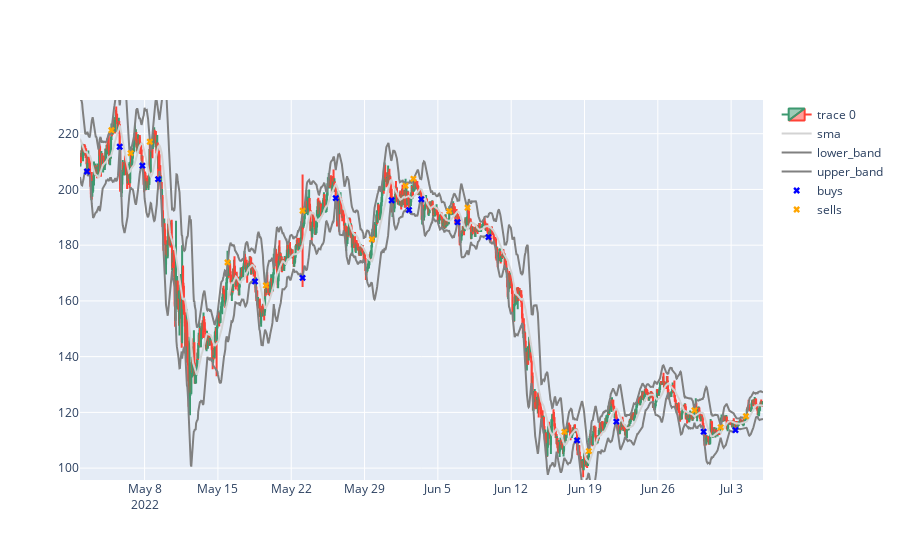

Notebook source saved alongside this figure:
### Code cell
import pandas as pd
from plot_utils import plot_results

df = pd.read_csv('XMR_Jun1922_Jul0622_1h.csv')

def sma(data, window):
    return(data.rolling(window = window).mean())

def bollinger_band(data, sma, window, nstd):
    std = data.rolling(window = window).std()
    upper_band = sma + std * nstd
    lower_band = sma - std * nstd
    
    return upper_band, lower_band

#symbols = ['BTC','ETH','LTC']
symbols = ['XMR']

nstd = 3

for symbol in symbols:
    df[f'{symbol}_sma'] = sma(df[f'{symbol}-USD_Open'], 20)
    df[f'{symbol}_upper_band'], df[f'{symbol}_lower_band'] = bollinger_band(df[f'{symbol}-USD_Open'], df[f'{symbol}_sma'], 20, nstd)
    
df.dropna(inplace=True)

class TradingEnv:
    def __init__(self, balance_amount, balance_unit, trading_fee_multiplier):
        self.balance_amount = balance_amount
        self.balance_unit = balance_unit
        self.buys = []
        self.sells = []
        self.trading_fee_multiplier = trading_fee_multiplier
        
    def buy(self, symbol, buy_price, time):
        self.balance_amount = (self.balance_amount / buy_price) * self.trading_fee_multiplier
        self.balance_unit = symbol
        self.buys.append([symbol, time, buy_price])
        
    def sell(self, sell_price, time):
        self.balance_amount = self.balance_amount * sell_price * self.trading_fee_multiplier
        self.sells.append( [self.balance_unit, time, sell_price] )
        self.balance_unit = 'USDT'

# VIP level 0, paying fees with BNB = 0.075%
env = TradingEnv(balance_amount=100,balance_unit='USDT', trading_fee_multiplier=0.99925)

for i in range(len(df)):
    if env.balance_unit == 'USDT':
        for symbol in symbols:
            if df[f'{symbol}-USD_Low'].iloc[i] < df[f'{symbol}_lower_band'].iloc[i]: #buy signal
                env.buy(symbol, df[f'{symbol}_lower_band'].iloc[i], df['OpenTime'].iloc[i])
                break
                
    if env.balance_unit != 'USDT':
        if df[f'{env.balance_unit}-USD_High'].iloc[i] > df[f'{env.balance_unit}_upper_band'].iloc[i]: #sell signal
            env.sell(df[f'{env.balance_unit}_upper_band'].iloc[i], df['OpenTime'].iloc[i])

if env.balance_unit != 'USDT':
    env.sell(df[f'{env.balance_unit}-USD_Close'].iloc[-1], df['OpenTime'].iloc[-1])

print(f'num buys: {len(env.buys)}')
print(f'num sells: {len(env.sells)}')
print(f'ending balance: {env.balance_amount} {env.balance_unit}')

plot_results(df, 'XMR', env.buys, env.sells)

### Figure 1 — Plotly figure (JSON) as saved in the notebook; plotly's stock layout.template omitted (floating-point values rounded to 4 significant figures; data arrays with more than 128 entries replaced by an {"elided": "..."} marker saying what was removed)
{"data": [{"close": {"elided": "1566 float values"}, "high": {"elided": "1566 float values"}, "low": {"elided": "1566 float values"}, "open": {"elided": "1566 float values"}, "type": "candlestick", "x": {"elided": "1566 str values"}}, {"line": {"color": "lightgrey"}, "mode": "lines", "name": "sma", "type": "scatter", "x": {"elided": "1566 str values"}, "y": {"elided": "1566 float values"}}, {"line": {"color": "grey"}, "mode": "lines", "name": "lower_band", "type": "scatter", "x": {"elided": "1566 str values"}, "y": {"elided": "1566 float values"}}, {"line": {"color": "grey"}, "mode": "lines", "name": "upper_band", "type": "scatter", "x": {"elided": "1566 str values"}, "y": {"elided": "1566 float values"}}, {"marker": {"color": "blue", "symbol": "x"}, "mode": "markers", "name": "buys", "type": "scatter", "x": ["2022-05-02 12:00:00", "2022-05-05 15:00:00", "2022-05-07 19:00:00", "2022-05-09 07:00:00", "2022-05-18 13:00:00", "2022-05-23 02:00:00", "2022-05-26 06:00:00", "2022-05-31 14:00:00", "2022-06-02 06:00:00", "2022-06-03 10:00:00", "2022-06-06 21:00:00", "2022-06-09 20:00:00", "2022-06-18 07:00:00", "2022-06-22 01:00:00", "2022-06-30 09:00:00", "2022-07-03 10:00:00"], "y": [206.4, 215.3, 208.5, 203.7, 167.0, 168.3, 196.9, 196.1, 192.6, 196.5, 188.3, 182.9, 110.0, 116.7, 113.1, 113.6]}, {"marker": {"color": "orange", "symbol": "x"}, "mode": "markers", "name": "sells", "type": "scatter", "x": ["2022-05-04 20:00:00", "2022-05-06 16:00:00", "2022-05-08 12:00:00", "2022-05-15 22:00:00", "2022-05-19 14:00:00", "2022-05-23 02:00:00", "2022-05-29 17:00:00", "2022-06-01 22:00:00", "2022-06-02 16:00:00", "2022-06-06 02:00:00", "2022-06-07 20:00:00", "2022-06-17 02:00:00", "2022-06-19 10:00:00", "2022-06-29 12:00:00", "2022-07-02 00:00:00", "2022-07-04 10:00:00"], "y": [221.3, 213.0, 217.1, 173.8, 165.5, 192.4, 182.1, 201.3, 203.8, 192.2, 193.5, 113.0, 106.1, 120.7, 114.6, 118.6]}], "layout": {"xaxis": {"range": ["2022-05-01 20:00:00", "2022-07-06 01:00:00"], "rangeslider": {"visible": false}}, "yaxis": {"range": [95.73, 232.1]}}}
